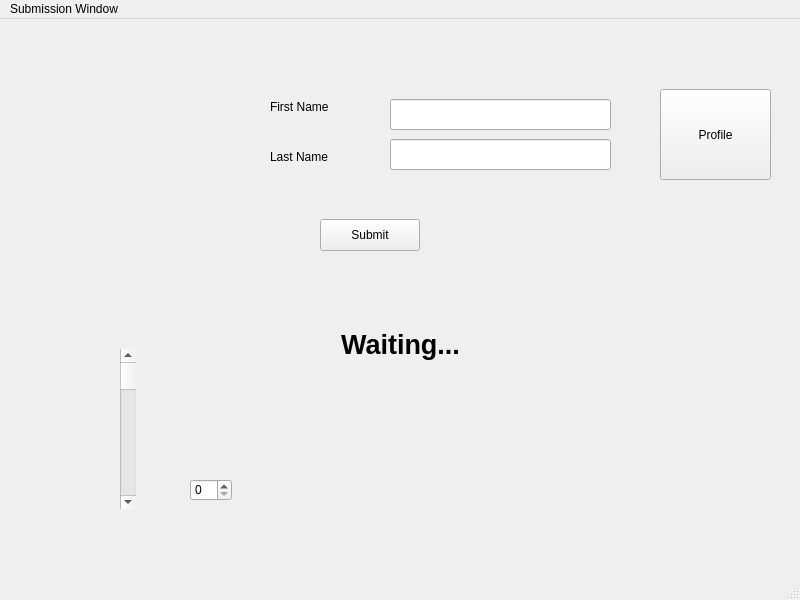
<?xml version="1.0" encoding="UTF-8"?>
<ui version="4.0">
 <class>MainWindow</class>
 <widget class="QMainWindow" name="MainWindow">
  <property name="geometry">
   <rect>
    <x>0</x>
    <y>0</y>
    <width>800</width>
    <height>600</height>
   </rect>
  </property>
  <property name="windowTitle">
   <string>MainWindow</string>
  </property>
  <widget class="QWidget" name="centralwidget">
   <widget class="QLabel" name="label">
    <property name="geometry">
     <rect>
      <x>270</x>
      <y>80</y>
      <width>71</width>
      <height>16</height>
     </rect>
    </property>
    <property name="text">
     <string>First Name</string>
    </property>
   </widget>
   <widget class="QLabel" name="label_2">
    <property name="geometry">
     <rect>
      <x>270</x>
      <y>130</y>
      <width>71</width>
      <height>16</height>
     </rect>
    </property>
    <property name="text">
     <string>Last Name</string>
    </property>
   </widget>
   <widget class="QLineEdit" name="lineEdit">
    <property name="geometry">
     <rect>
      <x>390</x>
      <y>80</y>
      <width>221</width>
      <height>31</height>
     </rect>
    </property>
   </widget>
   <widget class="QLineEdit" name="lineEdit_2">
    <property name="geometry">
     <rect>
      <x>390</x>
      <y>120</y>
      <width>221</width>
      <height>31</height>
     </rect>
    </property>
   </widget>
   <widget class="QPushButton" name="pushButton">
    <property name="geometry">
     <rect>
      <x>320</x>
      <y>200</y>
      <width>100</width>
      <height>32</height>
     </rect>
    </property>
    <property name="text">
     <string>Submit</string>
    </property>
   </widget>
   <widget class="QLabel" name="label_3">
    <property name="geometry">
     <rect>
      <x>250</x>
      <y>300</y>
      <width>301</width>
      <height>51</height>
     </rect>
    </property>
    <property name="font">
     <font>
      <pointsize>20</pointsize>
      <bold>true</bold>
     </font>
    </property>
    <property name="text">
     <string>Waiting...</string>
    </property>
    <property name="alignment">
     <set>Qt::AlignmentFlag::AlignCenter</set>
    </property>
   </widget>
   <widget class="QScrollBar" name="verticalScrollBar">
    <property name="geometry">
     <rect>
      <x>120</x>
      <y>330</y>
      <width>16</width>
      <height>160</height>
     </rect>
    </property>
    <property name="orientation">
     <enum>Qt::Orientation::Vertical</enum>
    </property>
   </widget>
   <widget class="QSpinBox" name="spinBox">
    <property name="geometry">
     <rect>
      <x>190</x>
      <y>460</y>
      <width>42</width>
      <height>22</height>
     </rect>
    </property>
   </widget>
   <widget class="QPushButton" name="pushButton_2">
    <property name="geometry">
     <rect>
      <x>660</x>
      <y>70</y>
      <width>111</width>
      <height>91</height>
     </rect>
    </property>
    <property name="text">
     <string>Profile</string>
    </property>
   </widget>
  </widget>
  <widget class="QMenuBar" name="menubar">
   <property name="geometry">
    <rect>
     <x>0</x>
     <y>0</y>
     <width>800</width>
     <height>38</height>
    </rect>
   </property>
   <widget class="QMenu" name="menuSubmission_Window">
    <property name="title">
     <string>Submission Window</string>
    </property>
   </widget>
   <addaction name="menuSubmission_Window"/>
  </widget>
  <widget class="QStatusBar" name="statusbar"/>
  <action name="actionSubmission_Window">
   <property name="text">
    <string>Submission Window</string>
   </property>
  </action>
 </widget>
 <resources/>
 <connections/>
</ui>
